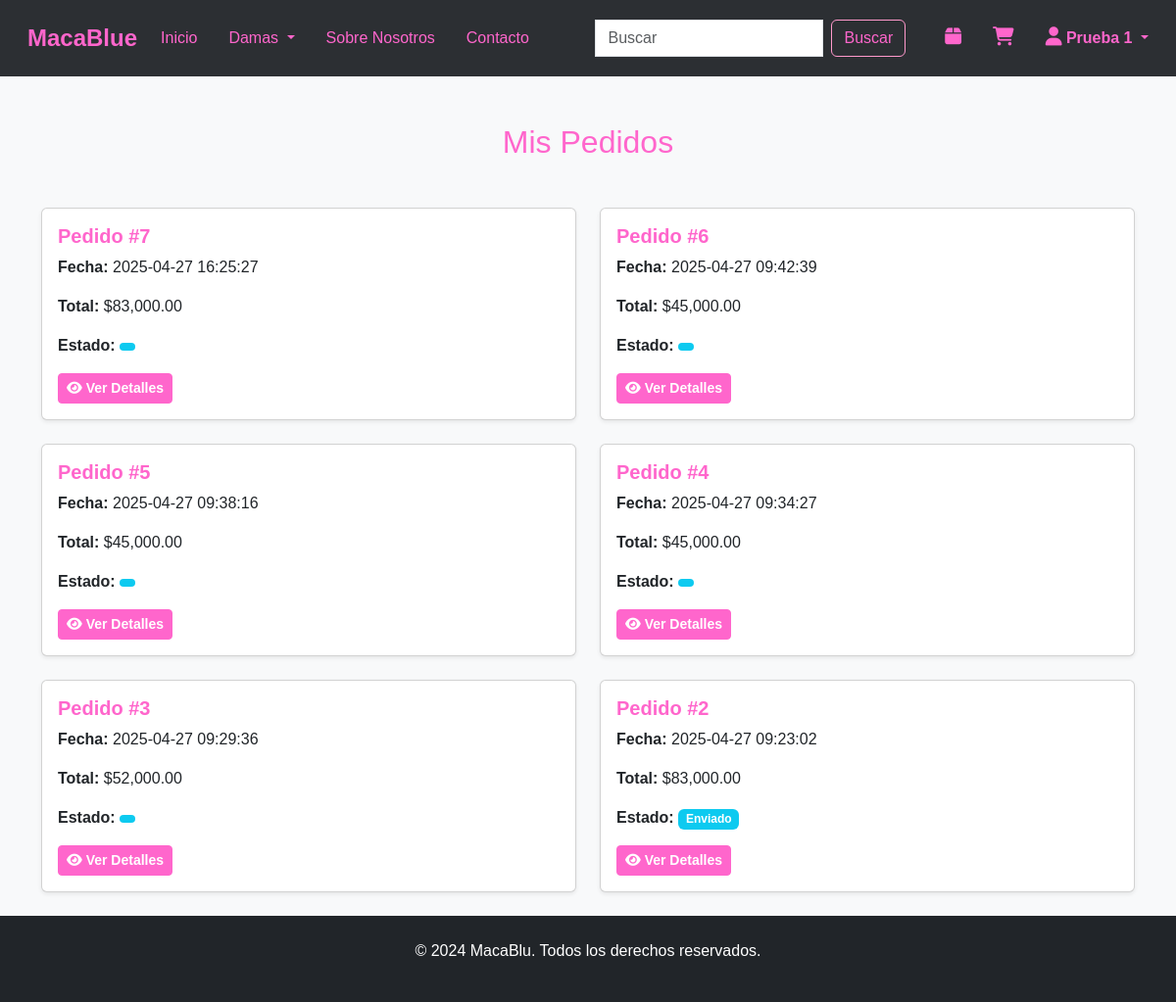
Page /Cliente/view/pedido.php (signed in) on the earlier database version.
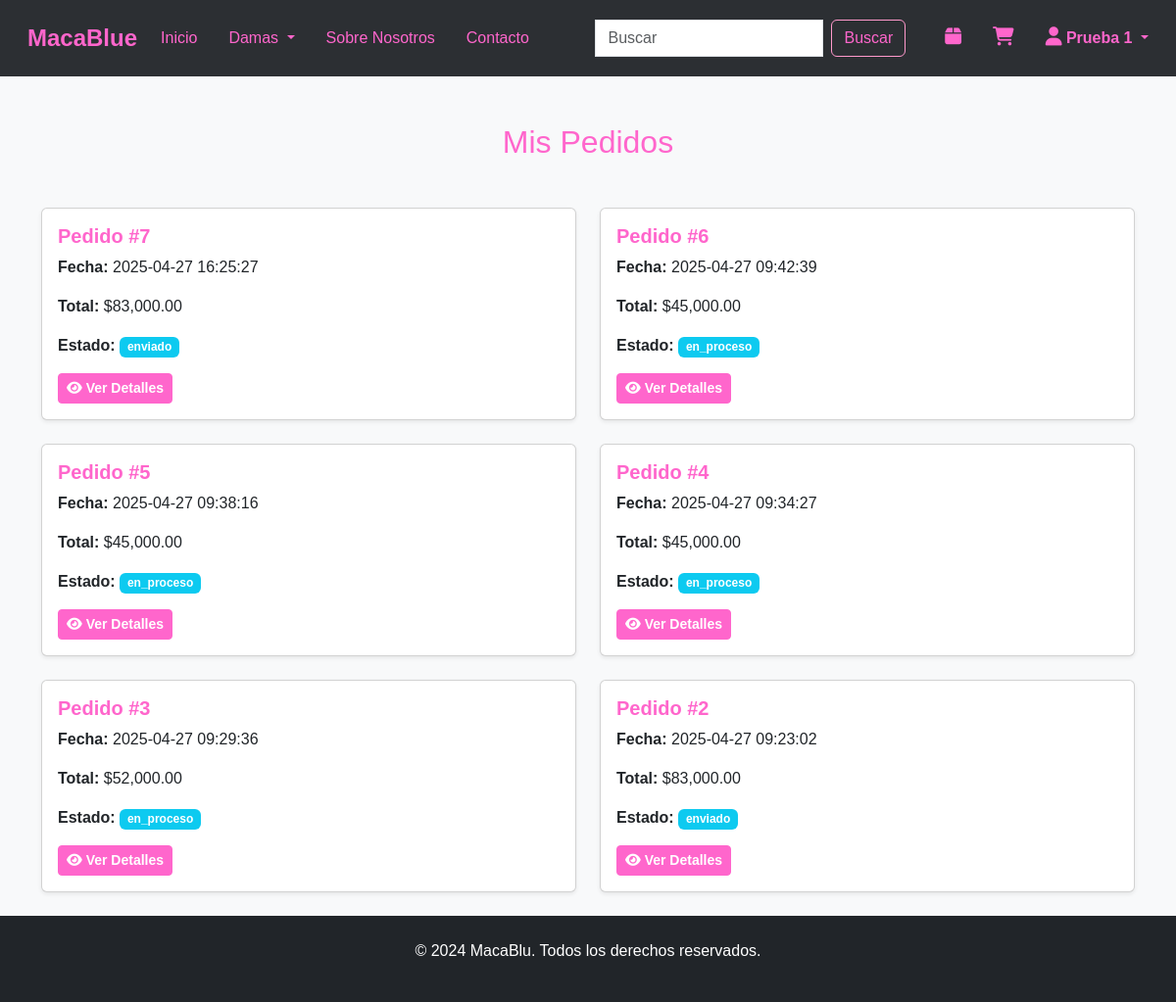
Same page on the later database version.
### tables this page shows
CREATE TABLE `pedidos` (
  `pedido_id` int(11) NOT NULL,
  `usuario_id` int(11) NOT NULL,
  `total` decimal(10,2) NOT NULL,
  `estado` enum('en_proceso','enviado','entregado','cancelado') NOT NULL,
  `direccion_envio` text NOT NULL,
  `metodo_pago` varchar(50) NOT NULL,
  `fecha_pedido` datetime DEFAULT current_timestamp()
);

### Cliente/Controllers/CategoriaController.php (called while the page is built)
<?php
require_once dirname(__DIR__) . '/config/conexion.php';
class CategoriaController {
    private $conn;
    public function __construct() {
        $conexion = new Conexion();
        $this->conn = $conexion->conectar();
    }
    public function obtenerCategorias() {
        $categorias = [];
        $sql = "SELECT nombreCategoria, subcategorias FROM categorias";
        $result = $this->conn->query($sql);
        if ($result && $result->num_rows > 0) {
            while ($row = $result->fetch_assoc()) {
                $categorias[] = [
                    'nombreCategoria' => $row['nombreCategoria'],
                    'subcategorias' => array_map('trim', explode(',', $row['subcategorias']))
                ];
            }
        }
        return $categorias;
    }
}

### Cliente/config/conexion.php (called while the page is built, shortened)
<?php
class Conexion {
    private $servername = "localhost";
    private $username = "root";
    private $password = "";
    private $dbname = "macablue";
    private static $conexion;
    public function conectar() {
        $this->conn = new mysqli($this->servername, $this->username, $this->password, $this->dbname);
        return $this->conn;
    }
    public static function obtenerConexion() {
        if (!isset(self::$conexion)) {
            $conexion = new self();
            self::$conexion = $conexion->conectar();
        }
        return self::$conexion;
    }
}

### Cliente/Models/PedidoModel.php (called while the page is built, shortened)
<?php
require_once '../config/conexion.php';
class PedidoModel {
    private $conn;
    public function __construct() {
        $this->conn = Conexion::obtenerConexion();
    }
    public function obtenerPedidos($usuario_id) {
        $sql = "SELECT * FROM pedidos WHERE usuario_id = ? ORDER BY fecha_pedido DESC";
        $stmt = $this->conn->prepare($sql);
        $stmt->bind_param("i", $usuario_id);
        $stmt->execute();
        return $stmt->get_result();
    }
}
?>

### Cliente/view/pedido.php (the view, shortened to what this page needs)
<?php
require_once '../controllers/PedidoController.php';
$usuario_id = $_SESSION['cliente_id'];
$controller = new PedidoController();
$pedidos = $controller->obtenerPedidos($usuario_id);
$base_url = '/MacaBlue/cliente';
?>
<!DOCTYPE html>
<html lang="es">
<head>
    <link rel="stylesheet" href="https://cdnjs.cloudflare.com/ajax/libs/font-awesome/6.5.0/css/all.min.css">
    <link href="https://cdn.jsdelivr.net/npm/bootstrap@5.3.3/dist/css/bootstrap.min.css" rel="stylesheet">
    <link rel="stylesheet" href="<?php echo $base_url; ?>/assets/css/style.css">
    <link rel="stylesheet" href="<?php echo $base_url; ?>/assets/css/nav.css">
</head>
<body>
    <?php include 'nav.php'; ?>
    <div class="container mt-5">
        <h2 class="text-center mb-5" style="color: var(--fucsia-claro);">Mis Pedidos</h2>
        <?php if ($pedidos->num_rows > 0): ?>
            <div class="row">
                <?php while ($pedido = $pedidos->fetch_assoc()): ?>
                    <div class="col-md-6 mb-4">
                        <div class="card shadow-sm">
                            <div class="card-body">
                                <h5 class="card-title">Pedido #<?php echo $pedido['pedido_id']; ?></h5>
                                <p class="card-text"><strong>Fecha:</strong> <?php echo $pedido['fecha_pedido']; ?></p>
                                <p class="card-text"><strong>Total:</strong> $<?php echo number_format($pedido['total'], 2); ?></p>
                                <p class="card-text">
                                    <strong>Estado:</strong>
                                    <span class="badge <?php echo ($pedido['estado'] == 'Pendiente') ? 'bg-warning' : (($pedido['estado'] == 'Completado') ? 'bg-success' : 'bg-info'); ?>">
                                        <?php echo $pedido['estado']; ?>
                                    </span>
                                </p>
                                <button class="btn btn-primary btn-sm" data-bs-toggle="modal" data-bs-target="#modal<?php echo $pedido['pedido_id']; ?>">
                                    <i class="fas fa-eye"></i> Ver Detalles
                                </button>
                            </div>
                        </div>
                    </div>
                <?php endwhile; ?>
            </div>
        <?php endif; ?>
    </div>
    <?php include 'footer.php'; ?>
</body>
</html>

### Cliente/Controllers/PedidoController.php (shortened to what this page needs)
<?php
$base_url = '/MacaBlue/cliente';
?>
<!DOCTYPE html>
<html lang="es">
<head>
    <link rel="stylesheet" href="https://cdnjs.cloudflare.com/ajax/libs/font-awesome/6.5.0/css/all.min.css">
    <link href="https://cdn.jsdelivr.net/npm/bootstrap@5.3.3/dist/css/bootstrap.min.css" rel="stylesheet">
    <link rel="stylesheet" href="<?php echo $base_url; ?>/assets/css/style.css">
    <link rel="stylesheet" href="<?php echo $base_url; ?>/assets/css/nav.css">
</head>
<?php
require_once '../models/PedidoModel.php';
class PedidoController {
    private $model;
    public function __construct() {
        $this->model = new PedidoModel();
    }
    public function obtenerPedidos($usuario_id) {
        return $this->model->obtenerPedidos($usuario_id);
    }
}

### Cliente/view/nav.php (shortened to what this page needs)
<?php
require_once dirname(__DIR__) . '/Controllers/CategoriaController.php';
$categoriaController = new CategoriaController();
$categorias = $categoriaController->obtenerCategorias();
$base_url = '/MacaBlue/cliente';
?>
<!DOCTYPE html>
<html lang="es">
<head>
    <link rel="stylesheet" href="https://cdnjs.cloudflare.com/ajax/libs/font-awesome/6.5.0/css/all.min.css">
    <link href="https://cdn.jsdelivr.net/npm/bootstrap@5.3.3/dist/css/bootstrap.min.css" rel="stylesheet">
    <link rel="stylesheet" href="<?php echo $base_url; ?>/assets/css/style.css">
    <link rel="stylesheet" href="<?php echo $base_url; ?>/assets/css/nav.css">
</head>
<body>
    <nav class="navbar navbar-expand-lg navbar-custom" style="background-color: var(--fondo-oscuro);">
        <div class="container-fluid">
            <a class="navbar-brand" href="/MacaBlue/Cliente/view/productos.php" style="color: var(--fucsia-claro); font-weight: bold;">MacaBlue</a>
            <div class="collapse navbar-collapse" id="navbarNav">
                <ul class="navbar-nav me-auto mb-2 mb-lg-0">
                    <li class="nav-item">
                        <a class="nav-link" href="/MacaBlue/Cliente/view/productos.php">Inicio</a>
                    </li>
                    <?php if (!empty($categorias)) : ?>
                        <?php foreach ($categorias as $categoria) : ?>
                            <li class="nav-item dropdown">
                                <a class="nav-link dropdown-toggle" href="#" id="dropdown<?php echo htmlspecialchars($categoria['nombreCategoria']); ?>" role="button" data-bs-toggle="dropdown" aria-expanded="false">
                                    <?php echo htmlspecialchars($categoria['nombreCategoria']); ?>
                                </a>
                            </li>
                        <?php endforeach; ?>
                    <?php else : ?>
                        <li><a class="nav-link" href="#">No hay categorías</a></li>
                    <?php endif; ?>
                    <li class="nav-item">
                        <a class="nav-link" href="/MacaBlue/Cliente/view/sobre_nosotros.php">Sobre Nosotros</a>
                    </li>
                    <li class="nav-item">
                        <a class="nav-link" href="/MacaBlue/Cliente/view/contacto.php">Contacto</a>
                    </li>
                </ul>
                <form class="d-flex mx-4" action="/MacaBlue/Cliente/view/buscar.php" method="get">
                    <input class="form-control me-2" type="search" placeholder="Buscar" aria-label="Buscar" name="query">
                    <button class="btn btn-outline-success" type="submit">Buscar</button>
                </form>
                <?php if (isset($_SESSION['cliente_id'])): ?>
                    <a class="nav-link me-3 icono-pedido" href="/MacaBlue/Cliente/view/pedido.php" style="color: var(--fondo-claro);">
                        <i class="fa-solid fa-box"></i>
                    </a>
                <?php else: ?>
                    <a class="nav-link me-3" href="#" onclick="mostrarAlertaNoLogueado1()" style="color: var(--fondo-claro);">
                        <i class="fa-solid fa-box"></i>
                    </a>
                <?php endif; ?>
                <?php if (isset($_SESSION['cliente_id'])): ?>
                    <a class="nav-link me-3" href="/MacaBlue/Cliente/view/carrito.php" style="color: var(--fondo-claro);">
                        <i class="fas fa-shopping-cart"></i>
                    </a>
                <?php else: ?>
                    <a class="nav-link me-3" href="#" onclick="mostrarAlertaNoLogueado()" style="color: var(--fondo-claro);">
                        <i class="fas fa-shopping-cart"></i>
                    </a>
                <?php endif; ?>
                <?php if (isset($_SESSION['cliente_id'])) : ?>
                    <div class="nav-item dropdown">
                        <a class="nav-link dropdown-toggle" href="#" id="userDropdown" role="button" data-bs-toggle="dropdown" aria-expanded="false" style="color: var(--fucsia-claro); font-weight: bold;">
                            <i class="fas fa-user"></i> <?php echo htmlspecialchars($_SESSION['nombreUsuario']) . ' ' . htmlspecialchars($_SESSION['apellidoUsuario']); ?>
                        </a>
                    </div>
                <?php else : ?>
                    <a class="nav-link" href="/MacaBlue/cliente/view/ingreso.php" style="color: var(--fucsia-claro); font-weight: bold;">
                        <i class="fas fa-user"></i> Iniciar sesión
                    </a>
                <?php endif; ?>
            </div>
        </div>
    </nav>
</body>
</html>

### Cliente/view/footer.php
<link rel="stylesheet" href="/MacaBlue/Cliente/assets/css/style.css">
<footer class="bg-dark text-white text-center py-4">
    <div class="container">
        <p>&copy; 2024 MacaBlu. Todos los derechos reservados.</p>
    </div>
</footer>

### Cliente/assets/css/style.css (style rules this page uses)
:root { --fucsia-claro: #ff66cc; --fucsia-pastel: #ff99cc; --fondo-oscuro: #2c2f33; --fondo-claro: #f8f9fa; --fuente-bonita: 'Poppins', sans-serif; }
body { font-family: var(--fuente-bonita); background-color: var(--fondo-claro); color: var(--fondo-oscuro); }
.card-title { color: var(--fucsia-claro); font-weight: bold; }
.btn-primary { background-color: var(--fucsia-claro) !important; border-color: var(--fucsia-claro) !important; font-weight: bold; color: white !important; outline: none !important; box-shadow: none !important; }

### Cliente/assets/css/nav.css (style rules this page uses)
.navbar-custom { background-color: var(--fondo-oscuro); padding: 1rem; }
.navbar-custom .navbar-brand { color: var(--fucsia-claro); font-size: 1.5rem; font-weight: bold; }
.navbar-custom .navbar-nav .nav-link { color: var(--fucsia-claro); margin-right: 1rem; transition: color 0.3s ease; }
.navbar-custom .form-control { border-radius: 0; }
.navbar-custom .btn-outline-success { color: var(--fucsia-claro); border-color: var(--fucsia-pastel); }
.navbar-custom .nav-link i { color: var(--fucsia-claro); font-size: 1.2rem; margin-left: 1rem; transition: color 0.3s ease; }

Differences in the rows shown:
changed pedidos id 7: estado (not shown) → "enviado"
changed pedidos id 6: estado (not shown) → "en_proceso"
changed pedidos id 5: estado (not shown) → "en_proceso"
changed pedidos id 4: estado (not shown) → "en_proceso"
changed pedidos id 3: estado (not shown) → "en_proceso"
changed pedidos id 2: estado "Enviado" → "enviado"
